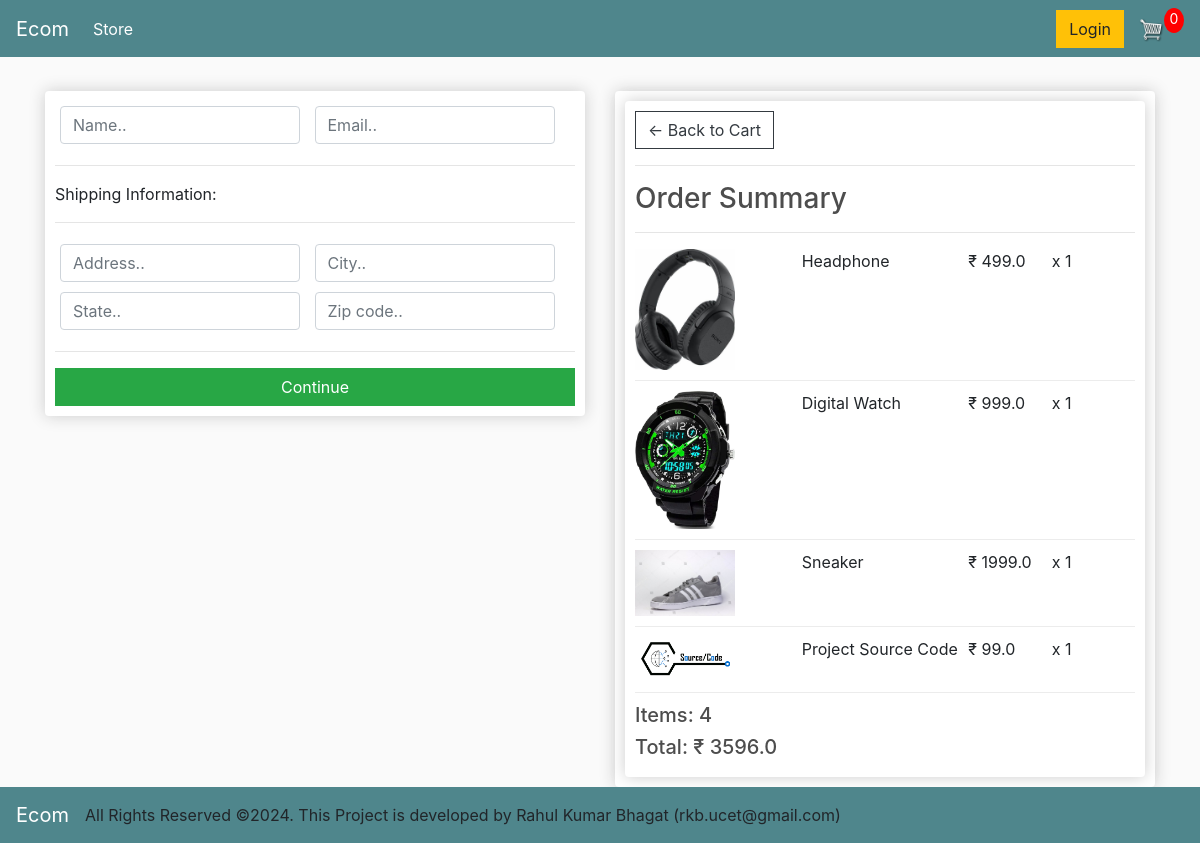
Screenshot of /checkout/ (signed in) with the database file from the repository.
### store/models.py (models this page shows, shortened)
class OrderItem(models.Model):
    product = models.ForeignKey(Product,on_delete=models.SET_NULL, blank=True, null=True)
    order = models.ForeignKey(Order, on_delete=models.SET_NULL, blank=True, null=True)
    quantity = models.IntegerField(default=0, null=True, blank=True)
    date_added = models.DateTimeField(auto_now_add=True)
    @property
    def get_total(self):
        total = self.product.price * self.quantity
        return total

class Product(models.Model):
    name = models.CharField(max_length=255, null=True)
    price = models.FloatField()
    digital = models.BooleanField(default=False, null=True, blank=False)
    image = models.ImageField(null=True, blank=True)
    @property
    def imageURL(self):
        try:
            url = self.image.url
        except:
            url = ''
        return url

class Order(models.Model):
    customer = models.ForeignKey(Customer, on_delete=models.SET_NULL, blank=True, null=True)
    date_ordered = models.DateTimeField(auto_now_add=True)
    complete = models.BooleanField(default=False, null=True, blank=True)
    transaction_id = models.CharField(max_length=255, null=True)
    @property
    def get_cart_total(self):
        orderitems = self.orderitem_set.all()
        total = sum([item.get_total for item in orderitems])
        return total
    @property
    def get_cart_items(self):
        orderitems = self.orderitem_set.all()
        total = sum([item.quantity for item in orderitems])
        return total

### store/views.py (the view)
# urls.py: path('checkout/', views.checkout, name='checkout'),
def checkout(request):
    if request.user.is_authenticated:
        customer = request.user.customer
        order, created = Order.objects.get_or_create(customer=customer, complete=False)
        items = order.orderitem_set.all()
    else:
        items = []
        order = {'get_cart_total':0, 'get_cart_items':0}
    context = {'items': items, 'order': order}
    return render(request, 'store/Checkout.html', context)

### store/templates/store/Checkout.html (shortened to what this page needs)
{% extends 'store/Main.html' %}
{% load static %}
{% block content %}
<div class="row">
	<div class="col-lg-6">
		<div class="box-element" id="form-wrapper">
            <form id="form">
                <div id="user-info">
                    <div class="form-field">
                        <input required class="form-control" type="text" name="name" placeholder="Name..">
                    </div>
                    <div class="form-field">
                        <input required class="form-control" type="email" name="email" placeholder="Email..">
                    </div>
                </div>
                <div id="shipping-info">
                    <hr>
                    <p>Shipping Information:</p>
                    <hr>
                    <div class="form-field">
                        <input class="form-control" type="text" name="address" placeholder="Address..">
                    </div>
                    <div class="form-field">
                        <input class="form-control" type="text" name="city" placeholder="City..">
                    </div>
                    <div class="form-field">
                        <input class="form-control" type="text" name="state" placeholder="State..">
                    </div>
                    <div class="form-field">
                        <input class="form-control" type="text" name="zipcode" placeholder="Zip code..">
                    </div>
                </div>
                <hr>
                <input id="form-button" class="btn btn-success btn-block" type="submit" value="Continue">
            </form>
		</div>
		<br>
	</div>
	<div class="col-lg-6">
		<div class="box-element">
            <div class="box-element">
                <a  class="btn btn-outline-dark" href="{% url 'cart' %}">&#x2190; Back to Cart</a>
                <hr>
                <h3>Order Summary</h3>
                <hr>
                {% for item in items %}
                <div class="cart-row">
                    <div style="flex:2"><img class="row-image" src="{{ item.product.imageURL }}"></div>
                    <div style="flex:2"><p>{{ item.product.name }}</p></div>
                    <div style="flex:1"><p>₹ {{ item.product.price }}</p></div>
                    <div style="flex:1"><p>x {{ item.quantity }}</p></div>
                </div>
                {% endfor %}
                <h5>Items:   {{order.get_cart_items}}</h5>
                <h5>Total:   ₹ {{ order.get_cart_total }}</h5>
            </div>
		</div>
	</div>
</div>
{% endblock content %}

### static/css/main.css (style rules this page uses)
body { background-color: hsl(0, 0%, 98%); }
h1,h2,h3,h4,h5,h6 { color:hsl(0, 0%, 30%); }
.box-element { box-shadow:hsl(0, 0%, 80%) 0 0 16px; background-color: #fff; border-radius: 4px; padding: 10px; }
.col-lg-4, .col-lg-6, .col-lg-8, .col-lg-12 { margin-top: 10px; }
.btn { border-radius: 0; }
.row-image { width: 100px; }
.form-field { width:250px; display: inline-block; padding: 5px; }
.cart-row { display: flex; align-items: flex-stretch; padding-bottom: 10px; margin-bottom: 10px; border-bottom: 1px solid #ececec; }

### rows the page displays
OrderItem: product.imageURL (picture), product.name "Headphone", product.price "499.0", quantity "1"
OrderItem: product.imageURL (picture), product.name "Digital Watch", product.price "999.0", quantity "1"
OrderItem: product.imageURL (picture), product.name "Sneaker", product.price "1999.0", quantity "1"
OrderItem: product.imageURL (picture), product.name "Project Source Code", product.price "99.0", quantity "1"
Order: get_cart_items "4", get_cart_total "3596.0"
